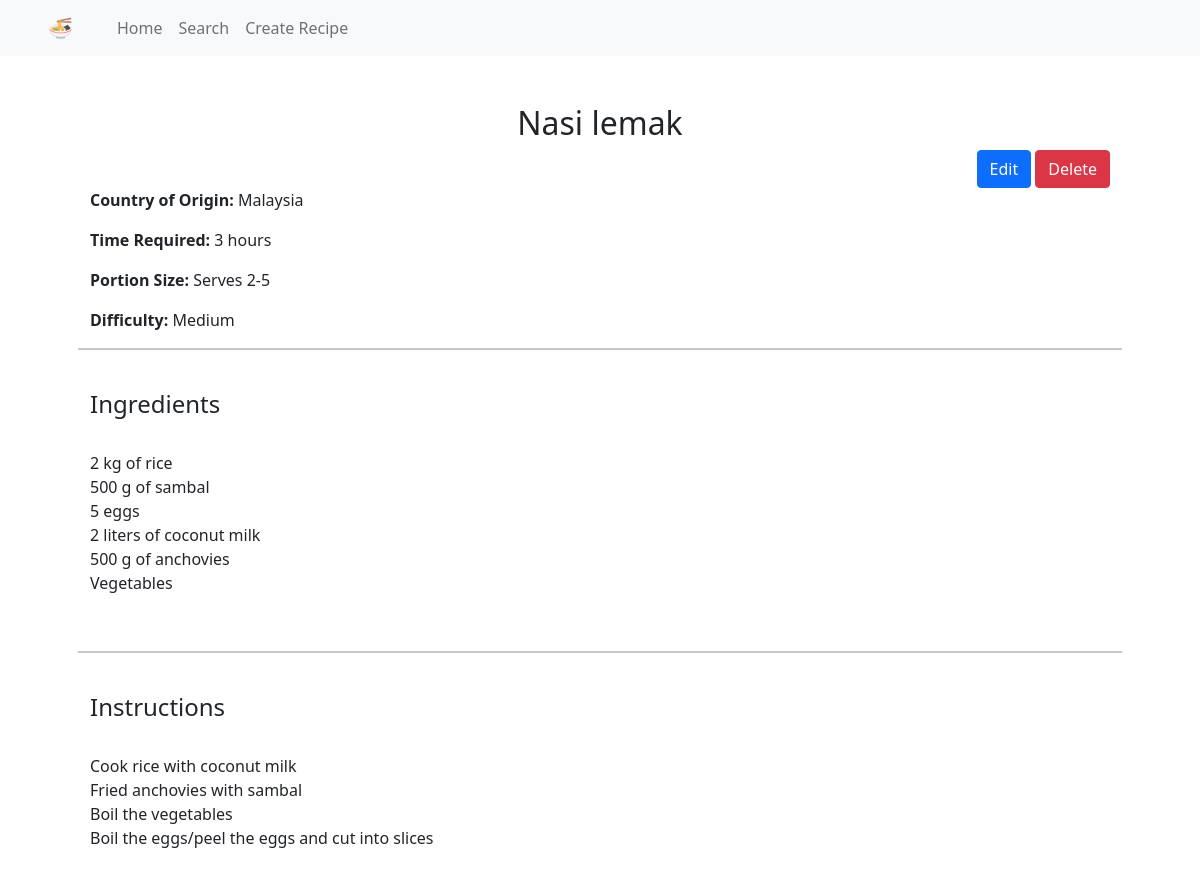
Page /recipe/37 on the committed database.
### tables this page shows
CREATE TABLE 'recipes' ('id' integer PRIMARY KEY AUTOINCREMENT NOT NULL, 'name' text, 'country' text, 'difficulty' text, 'time' text, 'size' text, 'ingredients' text, 'instructions' text,'image_name' text);

### application.py (the view)
@app.route("/recipe/<id>")
def recipe(id):
    con = sqlite3.connect("recipes.db")
    con.row_factory = sqlite3.Row
    cur = con.cursor()
    recipe = (cur.execute("SELECT * FROM recipes WHERE id = ?", (id,)).fetchall())[0]
    con.close()
    return render_template("recipe.html", recipe=recipe)

### templates/recipe.html (shortened to what this page needs)
{% extends "layout.html" %}
{% block main %}
    <div class="container text-center">
        <h2>{{ recipe["name"].capitalize() }}</h2>
    </div>
    <div class="container text-end">
        <a href="/edit/{{ recipe["id"] }}" class="btn btn-primary">Edit</a>
        <a href="/delete/{{ recipe["id"] }}" class="btn btn-danger">Delete</a>
    </div>
    <div class="container text-start">
        <p><strong>Country of Origin: </strong> {{ recipe["country"] }}</p>
        <p><strong>Time Required: </strong>{{ recipe["time"] }}</p>
        <p><strong>Portion Size: </strong>{{ recipe["size"] }}</p>
        <p><strong>Difficulty: </strong>{{ recipe["difficulty"] }}</p>
    </div>
    <hr>
    <div class="container text-start preserve-newline">
        <h4>Ingredients</h4>
        <p>{{ recipe["ingredients"] }}</p>
    </div>
    <hr>
    <div class="container text-start preserve-newline">
        <h4>Instructions</h4>
        <p>{{ recipe["instructions"] }}</p>
    </div>
{% endblock %}

### static/styles.css (style rules this page uses)
hr { border-top: 2px solid; }
.preserve-newline { white-space: pre-line; }

### rows in the picture
recipes: name "Nasi lemak", country "Malaysia", time "3 hours", size "Serves 2-5", difficulty "Medium", ingredients "2 kg of rice 500 g of sambal 5 eggs 2 liters of coconut milk 500 g of anchovies Vegetables", instructions "Cook rice with coconut milk Fried anchovies with sambal Boil the vegetables Boil the eggs/peel the eggs and cut into slices"
